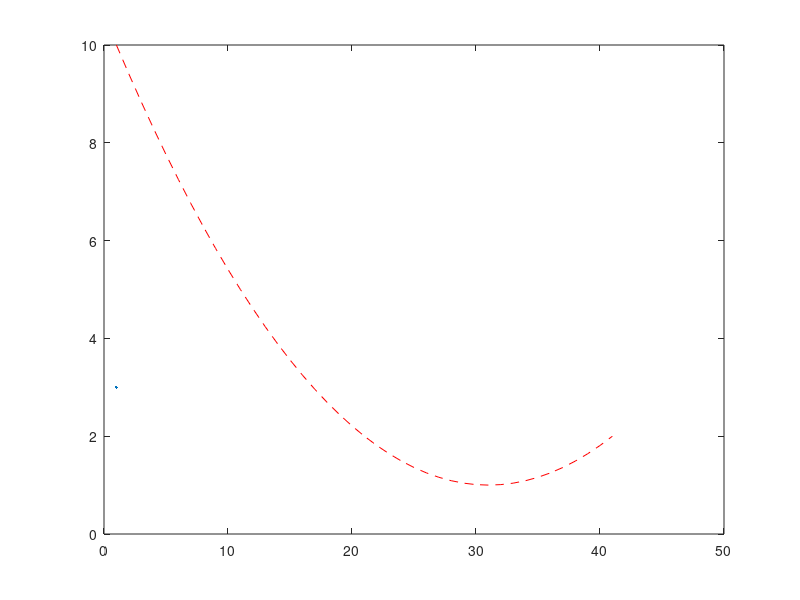

Here is the MATLAB script that generated this plot:
%% With a for-loop
y = [];
for x=-1:0.1:3
    y = [y (x^2 -4 * x + 5)];
end
plot(y, 'r--', LineWidth=3.0);

%% Vectorized
x = -1:0.1:3;
y = (x .^ 2 - 4 * x + 5);
plot(y, 'r--', LineWidth=3.0);
